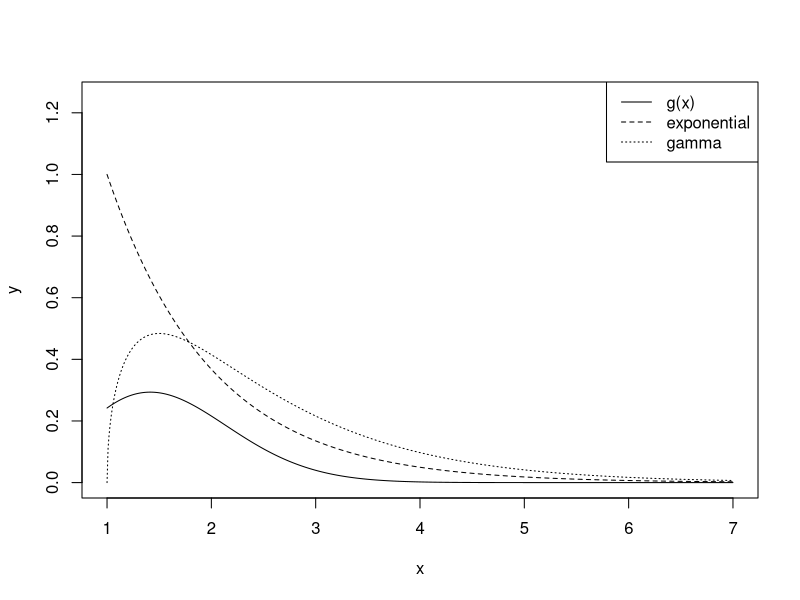
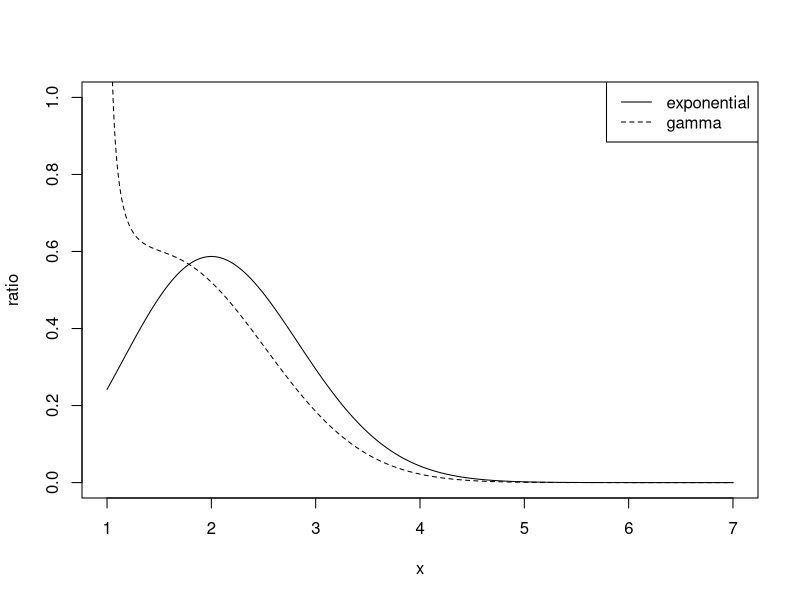

Generate these figures, in order, with R:
## ---- chunk 1
knitr::opts_chunk$set(echo = TRUE)
## ---- chunk 2
m <- 10000
x <- runif(m, 0, pi/3)
theta_hat <- (pi/3)*(mean(sin(x)))
theta <- -cos(pi/3) - (-1)
## ---- chunk 3
theta_hat_sampler <- replicate(1000, expr = {
  x <- runif(m, 0, 0.5)
  theta_hat <- 0.5*mean(exp(-x))
})

theta_star_sampler <- replicate(1000, expr = {
  g <- rexp(m)
  theta_star <- mean(g <= 0.5)
})
var(theta_hat_sampler)
var(theta_star_sampler)
## ---- chunk 4
estimates <- c()
true_prob <- c()
values <- seq(0.1,0.9, 0.1)
cdf_computer <- function(n, p) {
  x <- runif(n, min = 0, max = p)
  ### the function inside mean() is a simplified form of the beta(3,3) pdf
  p*mean((x^2*(1-x)^2*30))
}

for (i in values) {
  estimates <- append(estimates, cdf_computer(100000, i))
  true_prob <- append(true_prob, pbeta(i, 3,3))
} 
percent_error <- 100*(estimates - true_prob)/true_prob
round(rbind(values, true_prob, estimates, percent_error), 4)
## ---- chunk 5

x <- seq(1,7,0.01)
y <- x^2 * exp(-x^2/2)/sqrt(2*pi)
yexp <- dexp(x-1)
ygam <- dgamma(x-1, 3/2, 1)
plot(x,y, type = "l", ylim = c(0,1.25))
lines(x, yexp, lty = 2)
lines(x, ygam, lty = 3)
legend("topright", legend = c("g(x)","exponential","gamma"), lty = 1:3)

## ---- chunk 6
expratio <- y/yexp
gamratio <- y/ygam
plot(x, expratio, type = "l", ylim = c(0,1), ylab = "ratio")
lines(x, gamratio, lty = 2)
legend("topright", legend = c("exponential", "gamma"), lty = c(1,2))
## ---- chunk 7
x <- rexp(10000) + 1
est <- mean((x^2 * exp(-x^2/2))/sqrt(2*pi)/dexp(x-1))
